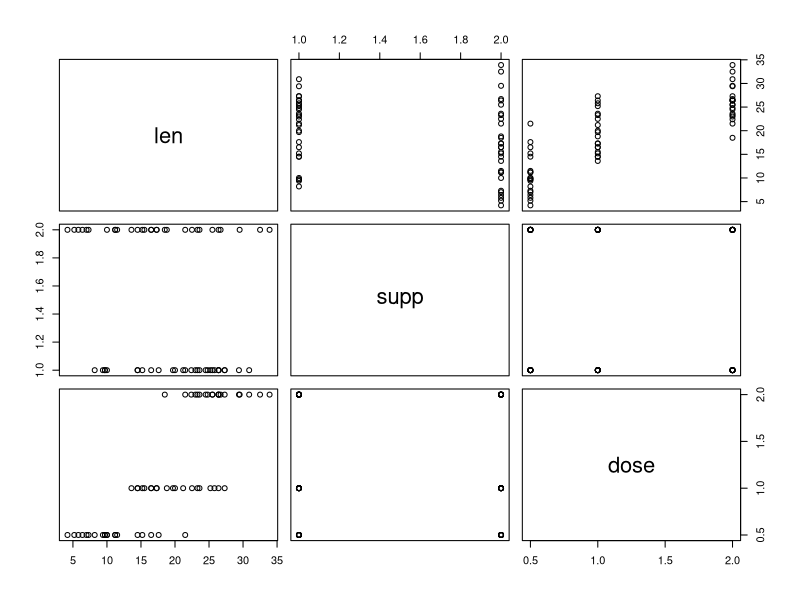

The R source for this figure:
## ---- chunk 1
  # Set working directory
  setwd("~/datasciencecoursera/StatsProj1/")
  library(ggplot2)
## ---- chunk 2
library(datasets); data(ToothGrowth);
summary(ToothGrowth)
table(ToothGrowth$supp, ToothGrowth$dose)
## ---- chunk 3
pairs(ToothGrowth)
## ---- chunk 4
#t.test(, alternative = "greater", paired = T)
